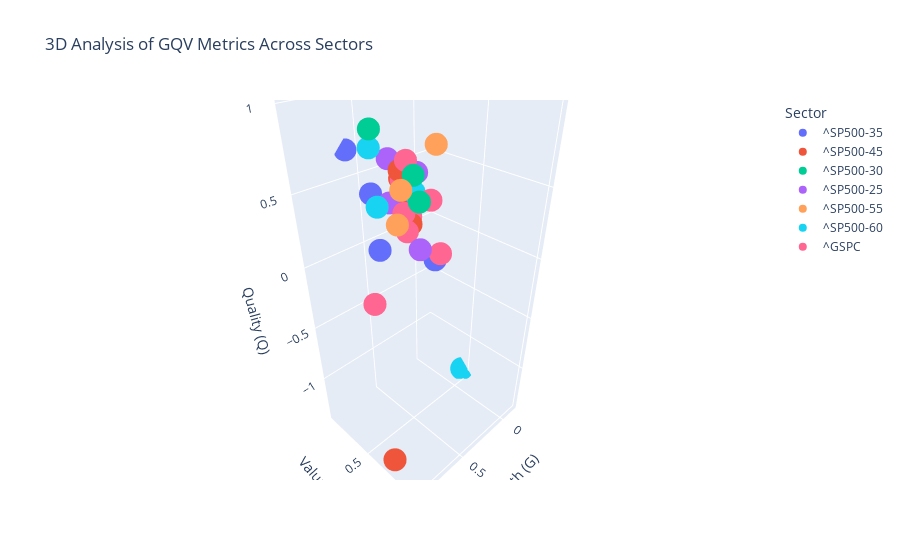

Notebook cell for this chart:
### Code cell
unified_df = unified_analysis(sectors_df=initial_data_sectors_df)

plot_3d_analysis(unified_df)

### Figure 1 — Plotly figure (JSON) as saved in the notebook; plotly's stock layout.template omitted (floating-point values rounded to 4 significant figures)
{"data": [{"customdata": [["JNJ", 0.1916], ["NVO", 0.4459], ["PFE", 0.3197], ["SUPN", 0.3865], ["LLY", 0.507]], "hovertemplate": "Sector=^SP500-35<br>G_avg=%{x}<br>V_avg=%{y}<br>Q_avg=%{z}<br>Ticker=%{customdata[0]}<br>GQV_avg=%{customdata[1]}<extra></extra>", "legendgroup": "^SP500-35", "marker": {"color": "#636efa", "symbol": "circle"}, "mode": "markers", "name": "^SP500-35", "scene": "scene", "showlegend": true, "type": "scatter3d", "x": [0.223, 0.6054, 0.4774, 0.4286, 0.7592], "y": [0.1378, 0.0524, 0.1048, 0.6408, 0.518], "z": [0.2139, 0.6799, 0.3768, 0.09022, 0.244]}, {"customdata": [["AAPL", 0.2946], ["MSFT", 0.3421], ["CFLT", 0.3121], ["ORCL", 0.3554], ["CRM", 0.3469], ["DDOG", 0.1442]], "hovertemplate": "Sector=^SP500-45<br>G_avg=%{x}<br>V_avg=%{y}<br>Q_avg=%{z}<br>Ticker=%{customdata[0]}<br>GQV_avg=%{customdata[1]}<extra></extra>", "legendgroup": "^SP500-45", "marker": {"color": "#EF553B", "symbol": "circle"}, "mode": "markers", "name": "^SP500-45", "scene": "scene", "showlegend": true, "type": "scatter3d", "x": [0.2937, 0.3319, 0.365, 0.3249, 0.3345, 0.95], "y": [0.2214, 0.2522, 0.3604, 0.2176, 0.2308, 0.7723], "z": [0.3687, 0.4423, 0.211, 0.5236, 0.4754, -1.29]}, {"customdata": [["PEP", 0.8108], ["PG", 0.8307], ["KO", 0.851]], "hovertemplate": "Sector=^SP500-30<br>G_avg=%{x}<br>V_avg=%{y}<br>Q_avg=%{z}<br>Ticker=%{customdata[0]}<br>GQV_avg=%{customdata[1]}<extra></extra>", "legendgroup": "^SP500-30", "marker": {"color": "#00cc96", "symbol": "circle"}, "mode": "markers", "name": "^SP500-30", "scene": "scene", "showlegend": true, "type": "scatter3d", "x": [0.8554, 0.8491, 0.8428], "y": [0.6114, 0.9368, 0.8923], "z": [0.9657, 0.7061, 0.8179]}, {"customdata": [["WMT", 0.3484], ["LOW", 0.3138], ["TGT", 0.3411], ["TSLA", 0.8051]], "hovertemplate": "Sector=^SP500-25<br>G_avg=%{x}<br>V_avg=%{y}<br>Q_avg=%{z}<br>Ticker=%{customdata[0]}<br>GQV_avg=%{customdata[1]}<extra></extra>", "legendgroup": "^SP500-25", "marker": {"color": "#ab63fa", "symbol": "circle"}, "mode": "markers", "name": "^SP500-25", "scene": "scene", "showlegend": true, "type": "scatter3d", "x": [0.4459, 0.2044, 0.3324, 0.9075], "y": [0.2491, 0.2508, 0.1159, 1], "z": [0.3501, 0.4862, 0.5751, 0.5079]}, {"customdata": [["IBDRY", 0.6788], ["NEE", 0.8597], ["SO", 0.6752]], "hovertemplate": "Sector=^SP500-55<br>G_avg=%{x}<br>V_avg=%{y}<br>Q_avg=%{z}<br>Ticker=%{customdata[0]}<br>GQV_avg=%{customdata[1]}<extra></extra>", "legendgroup": "^SP500-55", "marker": {"color": "#FFA15A", "symbol": "circle"}, "mode": "markers", "name": "^SP500-55", "scene": "scene", "showlegend": true, "type": "scatter3d", "x": [0.4983, 0.9187, 0.802], "y": [0.7026, 0.8911, 0.7264], "z": [0.8356, 0.7694, 0.4971]}, {"customdata": [["EQIX", 0.6428], ["AMT", 0.6183], ["SPG", 0.3861], ["AMT", 0.6183], ["ZG", -0.3596]], "hovertemplate": "Sector=^SP500-60<br>G_avg=%{x}<br>V_avg=%{y}<br>Q_avg=%{z}<br>Ticker=%{customdata[0]}<br>GQV_avg=%{customdata[1]}<extra></extra>", "legendgroup": "^SP500-60", "marker": {"color": "#19d3f3", "symbol": "circle"}, "mode": "markers", "name": "^SP500-60", "scene": "scene", "showlegend": true, "type": "scatter3d", "x": [0.8055, 0.6858, 0.3494, 0.6858, -0.1432], "y": [0.5754, 0.3823, 0.3754, 0.3822, 0.4498], "z": [0.5474, 0.7867, 0.4335, 0.7867, -1.385]}, {"customdata": [["MA", 0.577], ["JPM", 0.3516], ["SEIC", 0.3442], ["PYPL", 0.3609], ["HD", 0.5326], ["WFC", 0.3727], ["BRK-B", 0.1485], ["UPST", 0.04728]], "hovertemplate": "Sector=^GSPC<br>G_avg=%{x}<br>V_avg=%{y}<br>Q_avg=%{z}<br>Ticker=%{customdata[0]}<br>GQV_avg=%{customdata[1]}<extra></extra>", "legendgroup": "^GSPC", "marker": {"color": "#FF6692", "symbol": "circle"}, "mode": "markers", "name": "^GSPC", "scene": "scene", "showlegend": true, "type": "scatter3d", "x": [0.5986, 0.3369, 0.4353, 0.4204, 0.4648, 0.2908, 0.1703, 0.5179], "y": [0.8419, 0.249, 0.3997, 0.3564, 0.6356, 0.2419, 0.1504, 0.1128], "z": [0.2906, 0.469, 0.1976, 0.306, 0.4975, 0.5852, 0.1247, -0.4889]}], "layout": {"legend": {"title": {"text": "Sector"}, "tracegroupgap": 0}, "scene": {"domain": {"x": [0, 1], "y": [0, 1]}, "xaxis": {"title": {"text": "Growth (G)"}}, "yaxis": {"title": {"text": "Valuation (V)"}}, "zaxis": {"title": {"text": "Quality (Q)"}}}, "title": {"text": "3D Analysis of GQV Metrics Across Sectors"}}}
